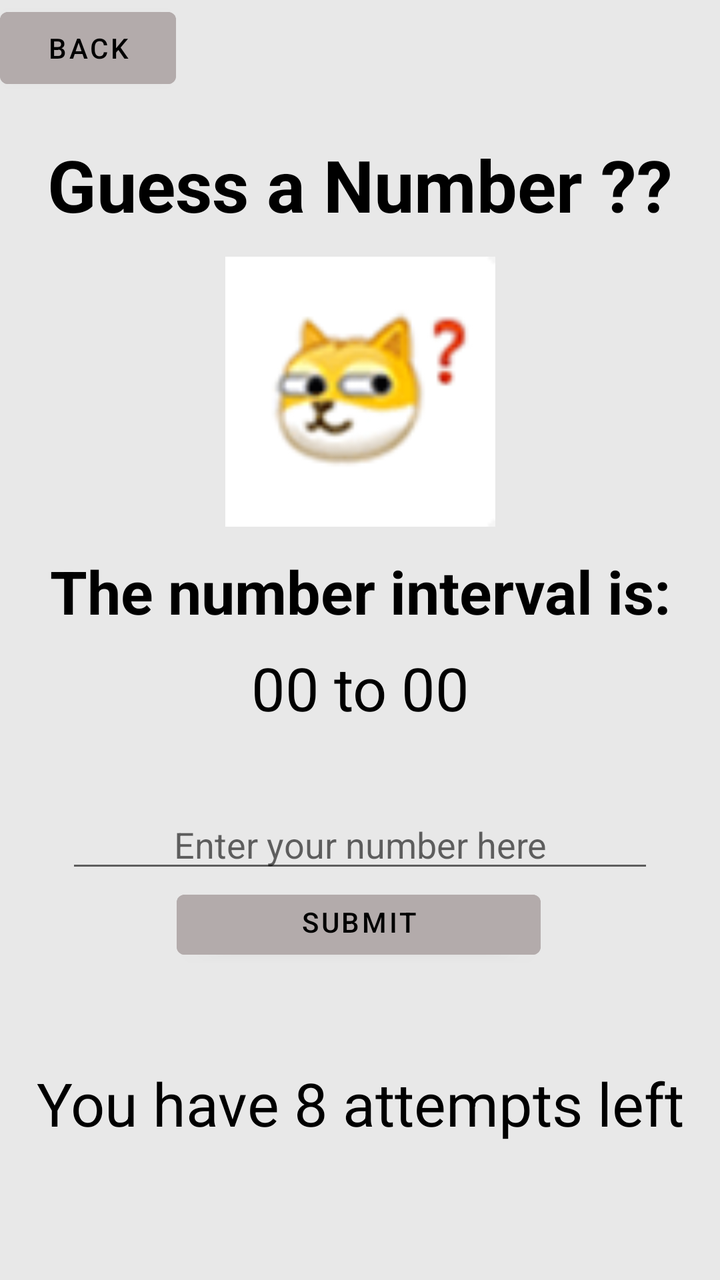
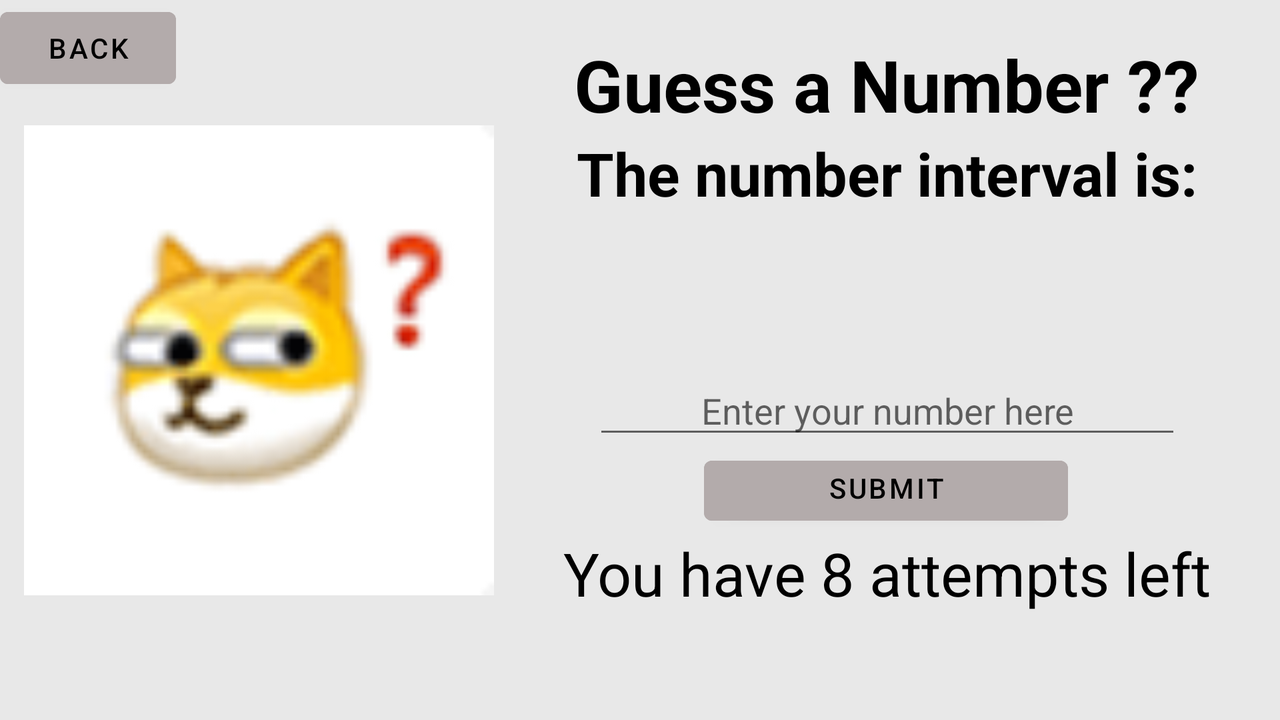

Two renders of one Android screen. The first uses the default layout on a phone; the second uses the alternative layout the repository ships for a different screen configuration, on a matching device. The two XML files are below.
<!-- AndroidManifest.xml: application theme Theme.What_Number_I_am_Thinking_of -->
<!-- res/layout/activity_gaming.xml -->
<?xml version="1.0" encoding="utf-8"?>
<androidx.constraintlayout.widget.ConstraintLayout xmlns:android="http://schemas.android.com/apk/res/android"
    xmlns:app="http://schemas.android.com/apk/res-auto"
    xmlns:tools="http://schemas.android.com/tools"
    android:layout_width="match_parent"
    android:layout_height="match_parent"
    android:background="#E8E8E8"
    tools:context=".Gaming">

    <Button
        android:id="@+id/button"
        android:layout_width="wrap_content"
        android:layout_height="wrap_content"
        android:backgroundTint="#B3ABAB"
        android:onClick="toMainPage"
        android:text="@string/back"
        android:textColor="#000000"
        app:layout_constraintStart_toStartOf="parent"
        app:layout_constraintTop_toTopOf="parent" />

    <TextView
        android:id="@+id/textView4"
        android:layout_width="0dp"
        android:layout_height="wrap_content"
        android:layout_marginTop="68dp"
        android:fontFamily="sans-serif"
        android:gravity="center|center_horizontal"
        android:text="@string/guess_a_number"
        android:textColor="#000000"
        android:textSize="36sp"
        android:textStyle="bold"
        app:layout_constraintEnd_toEndOf="parent"
        app:layout_constraintHorizontal_bias="0.608"
        app:layout_constraintStart_toStartOf="parent"
        app:layout_constraintTop_toTopOf="parent" />

    <ImageView
        android:id="@+id/imageView2"
        android:layout_width="180dp"
        android:layout_height="135dp"
        android:layout_marginTop="12dp"
        android:contentDescription="@string/todo"
        android:src="@drawable/doge"
        app:layout_constraintEnd_toEndOf="parent"
        app:layout_constraintStart_toStartOf="parent"
        app:layout_constraintTop_toBottomOf="@+id/textView4"
        tools:ignore="ImageContrastCheck" />

    <TextView
        android:id="@+id/textView5"
        android:layout_width="0dp"
        android:layout_height="wrap_content"
        android:layout_marginTop="12dp"
        android:gravity="center_horizontal"
        android:text="@string/the_number_interval_is"
        android:textColor="#000000"
        android:textSize="30sp"
        android:textStyle="bold"
        app:layout_constraintEnd_toEndOf="parent"
        app:layout_constraintHorizontal_bias="0.494"
        app:layout_constraintStart_toStartOf="parent"
        app:layout_constraintTop_toBottomOf="@+id/imageView2" />

    <TextView
        android:id="@+id/interval"
        android:layout_width="0dp"
        android:layout_height="wrap_content"
        android:layout_marginTop="8dp"
        android:gravity="center_horizontal"
        android:text="@string/_00_to_00"
        android:textColor="#000000"
        android:textSize="30sp"
        app:layout_constraintEnd_toEndOf="parent"
        app:layout_constraintStart_toStartOf="parent"
        app:layout_constraintTop_toBottomOf="@+id/textView5" />

    <EditText
        android:id="@+id/getNumber"
        android:layout_width="wrap_content"
        android:layout_height="wrap_content"
        android:layout_marginTop="36dp"
        android:ems="14"
        android:gravity="center_horizontal"
        android:hint="@string/enter_your_number_here"
        android:inputType="number"
        android:textAlignment="center"
        android:textColor="#000000"
        app:layout_constraintEnd_toEndOf="parent"
        app:layout_constraintStart_toStartOf="parent"
        app:layout_constraintTop_toBottomOf="@+id/interval"
        tools:ignore="TouchTargetSizeCheck,TextContrastCheck" />

    <TextView
        android:id="@+id/textView7"
        android:layout_width="0dp"
        android:layout_height="wrap_content"
        android:layout_marginTop="48dp"
        android:gravity="center_horizontal"
        android:text="@string/you_have_8_attempts_left"
        android:textColor="#000000"
        android:textSize="30sp"
        app:layout_constraintEnd_toEndOf="parent"
        app:layout_constraintHorizontal_bias="0.0"
        app:layout_constraintStart_toStartOf="parent"
        app:layout_constraintTop_toBottomOf="@+id/button3" />

    <Button
        android:id="@+id/button3"
        android:layout_width="182dp"
        android:layout_height="42dp"
        android:backgroundTint="#B3ABAB"
        android:gravity="center_horizontal"
        android:onClick="submitNumber"
        android:text="@string/submit"
        android:textColor="#000000"
        app:layout_constraintEnd_toEndOf="parent"
        app:layout_constraintHorizontal_bias="0.497"
        app:layout_constraintStart_toStartOf="parent"
        app:layout_constraintTop_toBottomOf="@+id/getNumber"
        tools:ignore="TouchTargetSizeCheck" />

</androidx.constraintlayout.widget.ConstraintLayout>
<!-- resources referenced by this layout -->
<resources>
  <!-- drawable doge: png bitmap (drawable, 3374 bytes) -->
  <string name="_00_to_00">00 to 00</string>
  <string name="back">Back</string>
  <string name="enter_your_number_here">Enter your number here</string>
  <string name="guess_a_number">Guess a Number ??</string>
  <string name="submit">Submit</string>
  <string name="the_number_interval_is">The number interval is:</string>
  <string name="todo">TODO</string>
  <string name="you_have_8_attempts_left">You have 8 attempts left</string>
  <style name="Theme.What_Number_I_am_Thinking_of" parent="Theme.MaterialComponents.DayNight.DarkActionBar">
          
          <item name="colorPrimary">@color/purple_500</item>
          <item name="colorPrimaryVariant">@color/purple_700</item>
          <item name="colorOnPrimary">@color/white</item>
          
          <item name="colorSecondary">@color/teal_200</item>
          <item name="colorSecondaryVariant">@color/teal_700</item>
          <item name="colorOnSecondary">@color/black</item>
          
          <item name="android:statusBarColor" tools:targetApi="l">?attr/colorPrimaryVariant</item>
          
      </style>
</resources>
<!-- res/layout-land/activity_gaming.xml (the repository's variant of the layout above) -->
<!-- drawn on the phone turned sideways -->
<?xml version="1.0" encoding="utf-8"?>
<androidx.constraintlayout.widget.ConstraintLayout xmlns:android="http://schemas.android.com/apk/res/android"
    xmlns:app="http://schemas.android.com/apk/res-auto"
    xmlns:tools="http://schemas.android.com/tools"
    android:layout_width="match_parent"
    android:layout_height="match_parent"
    android:background="#E8E8E8"
    tools:context=".Gaming">

    <Button
        android:id="@+id/button"
        android:layout_width="wrap_content"
        android:layout_height="wrap_content"
        android:backgroundTint="#B3ABAB"
        android:onClick="toMainPage"
        android:text="@string/back"
        android:textColor="#000000"
        app:layout_constraintStart_toStartOf="parent"
        app:layout_constraintTop_toTopOf="parent" />

    <TextView
        android:id="@+id/textView4"
        android:layout_width="0dp"
        android:layout_height="wrap_content"
        android:layout_marginTop="18dp"
        android:fontFamily="sans-serif"
        android:gravity="center|center_horizontal"
        android:text="@string/guess_a_number"
        android:textColor="#000000"
        android:textSize="36sp"
        android:textStyle="bold"
        app:layout_constraintEnd_toEndOf="parent"
        app:layout_constraintHorizontal_bias="0.608"
        app:layout_constraintStart_toEndOf="@+id/imageView2"
        app:layout_constraintTop_toTopOf="parent" />

    <ImageView
        android:id="@+id/imageView2"
        android:layout_width="235dp"
        android:layout_height="241dp"
        android:contentDescription="@string/todo"
        android:src="@drawable/doge"
        app:layout_constraintBottom_toBottomOf="parent"
        app:layout_constraintEnd_toEndOf="parent"
        app:layout_constraintHorizontal_bias="0.03"
        app:layout_constraintStart_toStartOf="parent"
        app:layout_constraintTop_toTopOf="parent"
        tools:ignore="ImageContrastCheck" />

    <TextView
        android:id="@+id/textView5"
        android:layout_width="0dp"
        android:layout_height="wrap_content"
        android:gravity="center_horizontal"
        android:text="@string/the_number_interval_is"
        android:textColor="#000000"
        android:textSize="30sp"
        android:textStyle="bold"
        app:layout_constraintEnd_toEndOf="parent"
        app:layout_constraintStart_toEndOf="@+id/imageView2"
        app:layout_constraintTop_toBottomOf="@+id/textView4" />

    <TextView
        android:id="@+id/interval"
        android:layout_width="0dp"
        android:layout_height="wrap_content"
        android:layout_marginTop="8dp"
        android:gravity="center_horizontal"
        android:textColor="#000000"
        android:textSize="30sp"
        app:layout_constraintEnd_toEndOf="parent"
        app:layout_constraintHorizontal_bias="0.0"
        app:layout_constraintStart_toEndOf="@+id/imageView2"
        app:layout_constraintTop_toBottomOf="@+id/textView5" />

    <EditText
        android:id="@+id/getNumber"
        android:layout_width="wrap_content"
        android:layout_height="wrap_content"
        android:layout_marginTop="28dp"
        android:ems="14"
        android:gravity="center_horizontal"
        android:hint="@string/enter_your_number_here"
        android:inputType="number"
        android:textAlignment="center"
        android:textColor="#000000"
        app:layout_constraintEnd_toEndOf="parent"
        app:layout_constraintStart_toEndOf="@+id/imageView2"
        app:layout_constraintTop_toBottomOf="@+id/interval"
        tools:ignore="TouchTargetSizeCheck,TextContrastCheck" />

    <TextView
        android:id="@+id/attempts"
        android:layout_width="0dp"
        android:layout_height="wrap_content"
        android:gravity="center_horizontal"
        android:text="@string/you_have_8_attempts_left"
        android:textColor="#000000"
        android:textSize="30sp"
        app:layout_constraintBottom_toBottomOf="parent"
        app:layout_constraintEnd_toEndOf="parent"
        app:layout_constraintHorizontal_bias="0.0"
        app:layout_constraintStart_toEndOf="@+id/imageView2"
        app:layout_constraintTop_toBottomOf="@+id/button3"
        app:layout_constraintVertical_bias="0.0" />

    <Button
        android:id="@+id/button3"
        android:layout_width="182dp"
        android:layout_height="42dp"
        android:backgroundTint="#B3ABAB"
        android:gravity="center_horizontal"
        android:onClick="submitNumber"
        android:text="@string/submit"
        android:textColor="#000000"
        app:layout_constraintEnd_toEndOf="parent"
        app:layout_constraintHorizontal_bias="0.497"
        app:layout_constraintStart_toEndOf="@+id/imageView2"
        app:layout_constraintTop_toBottomOf="@+id/getNumber"
        tools:ignore="TouchTargetSizeCheck" />

</androidx.constraintlayout.widget.ConstraintLayout>
<!-- resources referenced by the variant -->
<!-- as the phone turned sideways resolves them -->
<resources>
  <!-- drawable doge: png bitmap (drawable, 3374 bytes) -->
  <string name="back">Back</string>
  <string name="enter_your_number_here">Enter your number here</string>
  <string name="guess_a_number">Guess a Number ??</string>
  <string name="submit">Submit</string>
  <string name="the_number_interval_is">The number interval is:</string>
  <string name="todo">TODO</string>
  <string name="you_have_8_attempts_left">You have 8 attempts left</string>
  <style name="Theme.What_Number_I_am_Thinking_of" parent="Theme.MaterialComponents.DayNight.DarkActionBar">
          
          <item name="colorPrimary">@color/purple_500</item>
          <item name="colorPrimaryVariant">@color/purple_700</item>
          <item name="colorOnPrimary">@color/white</item>
          
          <item name="colorSecondary">@color/teal_200</item>
          <item name="colorSecondaryVariant">@color/teal_700</item>
          <item name="colorOnSecondary">@color/black</item>
          
          <item name="android:statusBarColor" tools:targetApi="l">?attr/colorPrimaryVariant</item>
          
      </style>
</resources>
